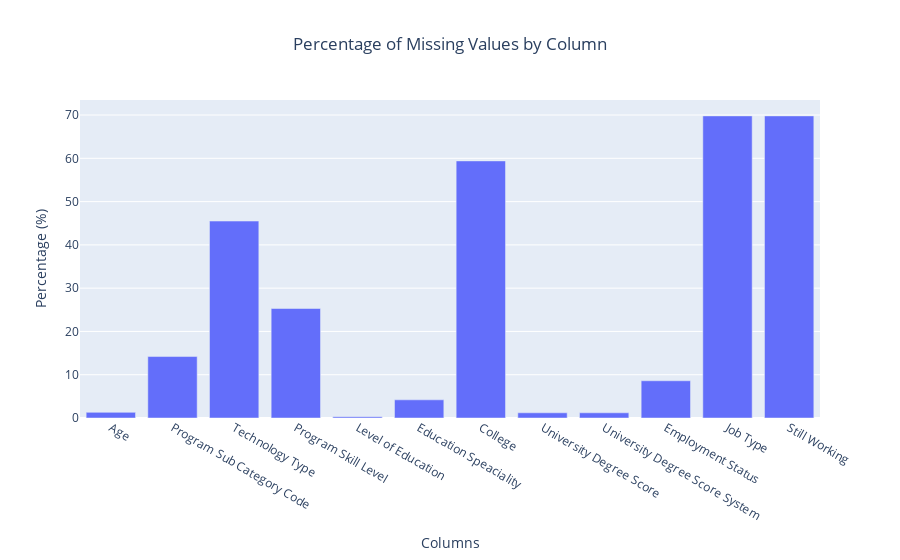

Here is the notebook cell this chart was saved with:
### Markdown cell above
**2. Visualizing Missing Values**

### Code cell
import plotly.graph_objects as go

columns = columns_with_null_percentage.index
percentages = columns_with_null_percentage.values

go.Figure(
    data=[
        go.Bar(
            x=columns,  
            y=percentages  
        )
    ]
).update_layout(
    title='Percentage of Missing Values by Column',
    xaxis_title='Columns',
    yaxis_title='Percentage (%)',
    title_x=0.5
).show()

### Figure 1 — Plotly figure (JSON) as saved in the notebook; plotly's stock layout.template omitted (floating-point values rounded to 4 significant figures)
{"data": [{"type": "bar", "x": ["Age", "Program Sub Category Code", "Technology Type", "Program Skill Level", "Level of Education", "Education Speaciality", "College", "University Degree Score", "University Degree Score System", "Employment Status", "Job Type", "Still Working"], "y": [1.3, 14.2, 45.5, 25.3, 0.3, 4.2, 59.4, 1.2, 1.2, 8.6, 69.8, 69.8]}], "layout": {"title": {"text": "Percentage of Missing Values by Column", "x": 0.5}, "xaxis": {"title": {"text": "Columns"}}, "yaxis": {"title": {"text": "Percentage (%)"}}}}
